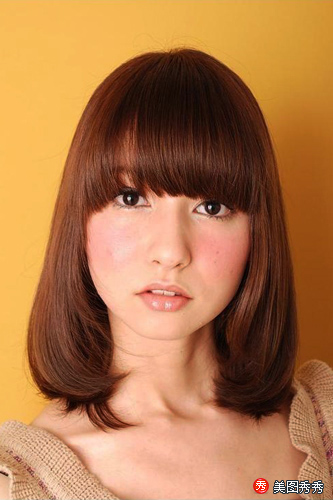
//> input picture PSOSegment/1.png, 333 x 500 px
$ ./main   (built with g++ and OpenCV 4)
//> lines starting //> are read from the running program, lines starting //| are printed output that depends on the picture; after the words box and inside, x2 and y2 are one past the last pixel; in counts of white or black regions, pixels touching at a corner belong together
#include <opencv2/opencv.hpp>
#include "time.h"
using namespace std;
using namespace cv;

#define rnd( low,uper) ((int)(((double)rand()/(double)RAND_MAX)*((double)(uper)-(double)(low))+(double)(low)+0.5))
/*************************************************************8888
粒子群算法变量的说明
******************************************************************************/
const int number = 20;
int antThreshold[number][2];//以阈值作为粒子
int vect[number][2];//更新的速度
float pbest[number] = { 0.0 };;//每个粒子历史最优解
float gbest = 0.0;//全局历史最优解
int pbestThreshold[number][2];//每个粒子的最优历史阈值
int gbestThreshold[2];//全局粒子的最优阈值

float w = 0.9;//惯性因子
float c1 = 2.0;//加速因子1
float c2 = 2.0;//加速因子2

//histogram
float histogram[256] = { 0 };
/*********************************************************************8888
函数名：GetAvgValue
参数类型：IplImage* src
实现功能：获得灰度图像的总平均灰度值
*****************************************************************************/
float GetAvgValue(Mat& src)
{
	int height = src.rows;
	int width = src.cols;


	for (int i = 0; i < height; i++)
	{
		unsigned char* p = (unsigned char*)src.data + src.step*i;
		for (int j = 0; j < width; j++)
		{
			histogram[*p++]++;
		}
	}
	//normalize histogram
	int size = height * width;
	for (int i = 0; i < 256; i++) {
		histogram[i] = histogram[i] / size;
	}

	//average pixel value
	float avgValue = 0;
	for (int i = 0; i < 256; i++) {
		avgValue += i * histogram[i];
	}
	return avgValue;
}
/*****************************************************************************
函数名：ThresholdOTSU
参数类型：int threshold1 , int threshold2 , float avgValue
功能：求得最大类间方差
**********************************************************************************/
float  ThresholdOTSU(int threshold1, int threshold2, float avgValue)
{

	int threshold;
	float maxVariance = 0;
	float w = 0, u = 0;
	for (int i = threshold1; i < threshold2; i++)
	{
		w += histogram[i];
		u += i * histogram[i];
	}

	float t = avgValue * w - u;
	float variance = t * t / (w*(1 - w));
	// [6 lines of commented-out code are left out]
	return variance;
}
/*****************************************************************
函数名：Init
参数类型：void
功能：初始化粒子群算法的粒子与速度
************************************************************************/
void Init()
{
	for (int index = 0; index < number; index++)
	{
		antThreshold[index][0] = rnd(10, 50);
		antThreshold[index][1] = antThreshold[index][0] + 50;
		if (antThreshold[index][1] > 255)
			antThreshold[index][1] = 255;
		vect[index][0] = rnd(3, 5);
		vect[index][1] = rnd(3, 5);
	}

}
/******************************************************************
函数名：Pso
参数类型：void
功能：粒子群算法的实现
***************************************************************************/

void Pso(float value)
{
	for (int index = 0; index < number; index++)
	{
		float variance;
		variance = ThresholdOTSU(antThreshold[index][0], antThreshold[index][1], value);
		if (variance > pbest[index])
		{
			pbest[index] = variance;
			pbestThreshold[index][0] = antThreshold[index][0];
			pbestThreshold[index][1] = antThreshold[index][1];
		}
		if (variance > gbest)
		{
			gbest = variance;
			gbestThreshold[0] = antThreshold[index][0];
			gbestThreshold[1] = antThreshold[index][1];
		}
	}
}
/***************************************************************************************88
函数名：updateData
参数类型：void
功能：更新粒子数据与速度
**************************************************************************************************/
void updateData()
{
	for (int index = 0; index < number; index++)
	{
		for (int i = 0; i < 2; i++)
		{
			vect[index][i] = w * vect[index][i] + c1 * ((double)(rand()) / (double)RAND_MAX)*(pbestThreshold[index][i] - antThreshold[index][i]) +
				c2 * c1*((double)(rand()) / (double)RAND_MAX)*(gbestThreshold[i] - antThreshold[index][i]);
			if (vect[index][i] > 5)
				vect[index][i] = 5;
			if (vect[index][i] < 3)
				vect[index][i] = 3;
			antThreshold[index][i] = vect[index][i] + antThreshold[index][i];
		}
		if (antThreshold[index][0] > antThreshold[index][1])
			antThreshold[index][1] = antThreshold[index][0] + 50;
		if (antThreshold[index][1] > 255)
			antThreshold[index][1] = 255;
		if (antThreshold[index][0] < 0)
			antThreshold[index][0] = 0;
	}

}
/**************************************************************8
函数名：Threshold
参数类型：IplImage *src , int lower , int higher
功能：利用算法得到的双阈值对图像进行阈值分割
***********************************************************************/
void Threshold(Mat& src, int lower, int higher)
{
	assert(src.channels() == 1);
	for (int h = 0; h < src.rows; h++)
		for (int w = 0; w < src.cols; w++)
		{
			if (*(src.data + h * src.step + w * src.elemSize()) < higher&&*(src.data + h * src.step + w * src.elemSize()) > lower)
				*(src.data + h * src.step + w * src.elemSize()) = 255;
				//;
			else
				*(src.data + h * src.step + w * src.elemSize()) = 0;
		}
}
int main()
{
	srand((unsigned)time(NULL));
	Mat img = imread("1.png", 1);
//> img is the input picture: 500 rows x 333 cols, CV_8UC3; mean B, G, R 73.9, 119.2, 174.5

	Mat ycrcb;
	cvtColor(img, ycrcb, COLOR_BGR2YCrCb);
//> ycrcb: 500 rows x 333 cols, CV_8UC3; mean of channels 0, 1, 2 130.5, 159.4, 96
	vector<Mat> color_planes;
	split(ycrcb, color_planes);
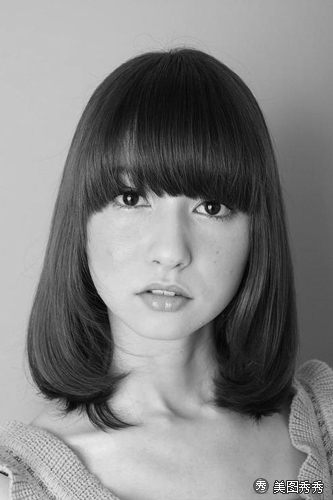
//> color_planes[0]: 500 rows x 333 cols, CV_8UC1; min 3, max 255, mean 130.5
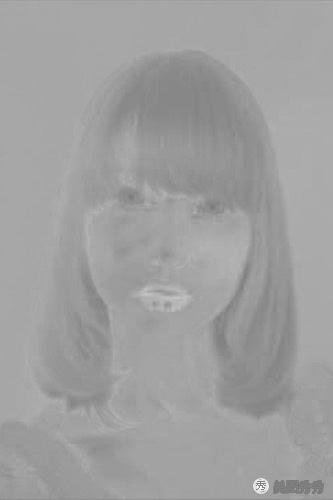
//> color_planes[1]: 500 rows x 333 cols, CV_8UC1; min 117, max 253, mean 159.4
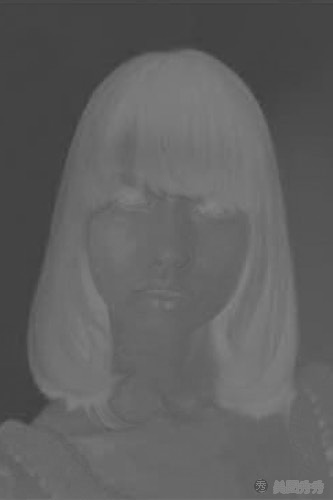
//> color_planes[2]: 500 rows x 333 cols, CV_8UC1; min 61, max 139, mean 96
	Mat cb;

	medianBlur(color_planes[2], cb, 3);
	float avgValue = 0.0;
	avgValue = GetAvgValue(cb);
//> after the loop in GetAvgValue, `for (int i = 0; i < height; i++)`: histogram = 256 values, max 23322 at index 68, min 0 at index 0, mean 650.4
//> after the loop in GetAvgValue, `for (int i = 0; i < 256; i++)`: histogram = 256 values, max 0.14 at index 68, min 0 at index 0, mean 0.00391
//> after the loop in GetAvgValue, `for (int i = 0; i < 256; i++)`: avgValue = 96.03
//> avgValue = 96.03
	Init();
	for (int i = 0; i < 3000; i++)
	{
		Pso(avgValue);
		updateData();
	}

	//cvThreshold(cb , cb , gbestThreshold[0] , gbestThreshold[1] , CV_THRESH_BINARY);
	Threshold(cb, gbestThreshold[0], gbestThreshold[1]);
//> after the loop in Threshold, `for (int h = 0; h < src.rows; h++)`:
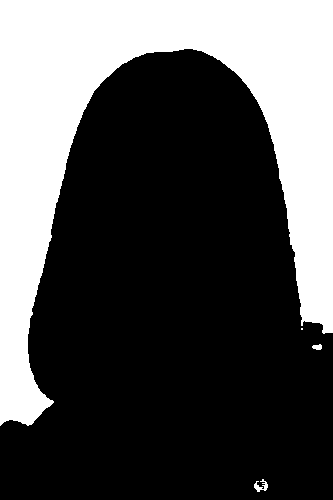
//> src: 500 rows x 333 cols, CV_8UC1; 32.7% white; 4 white regions (1 under 20 px), largest, box (x1, y1, x2, y2) and area: (0, 0, 333, 426) 54325, (254, 479, 268, 492) 91, (312, 344, 322, 350) 45
//> gbestThreshold = [40, 90]
	printf("%d , %d\n", gbestThreshold[0], gbestThreshold[1]);
//| 40 , 90
	imshow("cb", cb);
	imwrite("cb1.jpg", cb);
	waitKey(0);

	return 0;
}
